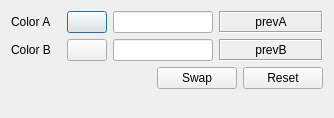
<?xml version="1.0" encoding="UTF-8"?>
<ui version="4.0">
 <class>GrpColor</class>
 <widget class="QDialog" name="GrpColor">
  <property name="geometry">
   <rect>
    <x>0</x>
    <y>0</y>
    <width>334</width>
    <height>118</height>
   </rect>
  </property>
  <property name="windowTitle">
   <string>Piece Color</string>
  </property>
  <layout class="QVBoxLayout" name="verticalLayout">
   <item>
    <layout class="QHBoxLayout" name="horizontalLayout">
     <item>
      <widget class="QLabel" name="nameA">
       <property name="maximumSize">
        <size>
         <width>50</width>
         <height>16777215</height>
        </size>
       </property>
       <property name="text">
        <string>Color A</string>
       </property>
      </widget>
     </item>
     <item>
      <widget class="QPushButton" name="botA">
       <property name="maximumSize">
        <size>
         <width>40</width>
         <height>16777215</height>
        </size>
       </property>
       <property name="text">
        <string/>
       </property>
      </widget>
     </item>
     <item>
      <widget class="QLineEdit" name="newA">
       <property name="sizePolicy">
        <sizepolicy hsizetype="Preferred" vsizetype="Preferred">
         <horstretch>0</horstretch>
         <verstretch>0</verstretch>
        </sizepolicy>
       </property>
       <property name="maximumSize">
        <size>
         <width>100</width>
         <height>16777215</height>
        </size>
       </property>
       <property name="readOnly">
        <bool>true</bool>
       </property>
      </widget>
     </item>
     <item>
      <widget class="QLabel" name="prevA">
       <property name="frameShape">
        <enum>QFrame::Box</enum>
       </property>
       <property name="frameShadow">
        <enum>QFrame::Sunken</enum>
       </property>
       <property name="text">
        <string>prevA</string>
       </property>
       <property name="alignment">
        <set>Qt::AlignCenter</set>
       </property>
      </widget>
     </item>
    </layout>
   </item>
   <item>
    <layout class="QHBoxLayout" name="horizontalLayout_2">
     <item>
      <widget class="QLabel" name="nameB">
       <property name="maximumSize">
        <size>
         <width>50</width>
         <height>16777215</height>
        </size>
       </property>
       <property name="text">
        <string>Color B</string>
       </property>
      </widget>
     </item>
     <item>
      <widget class="QPushButton" name="botB">
       <property name="maximumSize">
        <size>
         <width>40</width>
         <height>16777215</height>
        </size>
       </property>
       <property name="text">
        <string/>
       </property>
      </widget>
     </item>
     <item>
      <widget class="QLineEdit" name="newB">
       <property name="sizePolicy">
        <sizepolicy hsizetype="Preferred" vsizetype="Preferred">
         <horstretch>0</horstretch>
         <verstretch>0</verstretch>
        </sizepolicy>
       </property>
       <property name="maximumSize">
        <size>
         <width>100</width>
         <height>16777215</height>
        </size>
       </property>
       <property name="readOnly">
        <bool>true</bool>
       </property>
      </widget>
     </item>
     <item>
      <widget class="QLabel" name="prevB">
       <property name="frameShape">
        <enum>QFrame::Box</enum>
       </property>
       <property name="frameShadow">
        <enum>QFrame::Sunken</enum>
       </property>
       <property name="text">
        <string>prevB</string>
       </property>
       <property name="alignment">
        <set>Qt::AlignCenter</set>
       </property>
      </widget>
     </item>
    </layout>
   </item>
   <item>
    <layout class="QHBoxLayout" name="horizontalLayout_3">
     <item>
      <spacer name="horizontalSpacer">
       <property name="orientation">
        <enum>Qt::Horizontal</enum>
       </property>
       <property name="sizeHint" stdset="0">
        <size>
         <width>40</width>
         <height>20</height>
        </size>
       </property>
      </spacer>
     </item>
     <item>
      <widget class="QPushButton" name="botSwap">
       <property name="text">
        <string>Swap</string>
       </property>
      </widget>
     </item>
     <item>
      <widget class="QPushButton" name="botReset">
       <property name="text">
        <string>Reset</string>
       </property>
      </widget>
     </item>
    </layout>
   </item>
   <item>
    <spacer name="verticalSpacer">
     <property name="orientation">
      <enum>Qt::Vertical</enum>
     </property>
     <property name="sizeHint" stdset="0">
      <size>
       <width>20</width>
       <height>40</height>
      </size>
     </property>
    </spacer>
   </item>
  </layout>
 </widget>
 <resources/>
 <connections/>
</ui>
